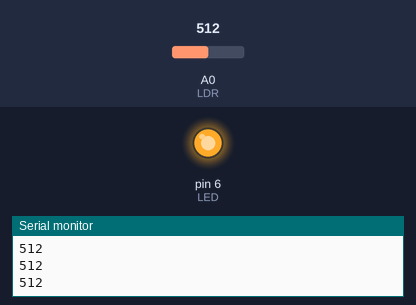
The sketch below on a simulated Arduino Uno, built with avr-gcc and run on an emulated ATmega328P. On the bench: output pins drawn as LEDs (lit = HIGH), the last lines printed to the serial monitor. Inputs (shaded band) come from the test bench; at power-on: A0 (LDR) = 512.

Above: at 1.2 s.
1.3 s: A0 (LDR) set to 414
2.8 s: A0 (LDR) set to 387
At 4.0 s:
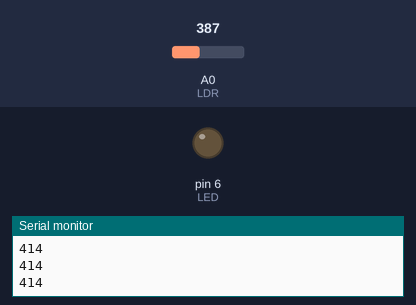
4.3 s: A0 (LDR) set to 410
At 5.0 s:
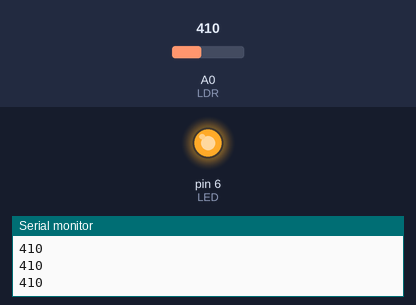
5.8 s: A0 (LDR) set to 390
At 6.3 s:
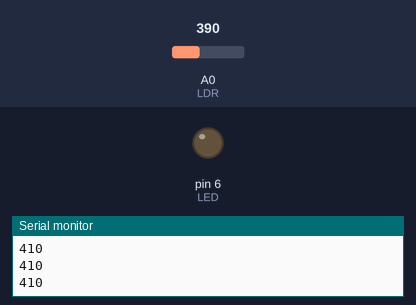
Timing chart, 0 to 8.3 s (numbered marks = the images above; inputs shaded):
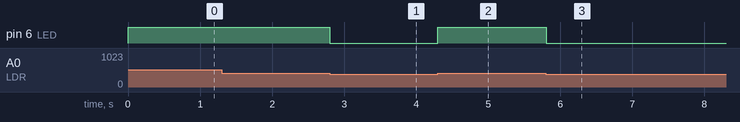

The sketch:

TPldr.ino
```cpp
#define LDR A0
#define LED 6

int sensorReading;

void setup ()
{
  Serial.begin(9600);

  pinMode(LDR, INPUT);
  pinMode(LED, OUTPUT);
}

void loop ()
{
  sensorReading = analogRead(LDR);

  if (sensorReading < 400)
  {
    digitalWrite(LED, LOW);
  }
  else
  {
    digitalWrite(LED, HIGH);
    Serial.println(sensorReading);
  }
}
```

Measured:
- the behaviour switches between 400 and 399 on A0 (LDR) (found by bisection; images 0 and 1)
- after the input at 2.8 s, pin 6 (LED): HIGH → LOW at once
- after the input at 4.3 s, pin 6 (LED): LOW → HIGH at once
- after the input at 5.8 s, pin 6 (LED): HIGH → LOW at once
